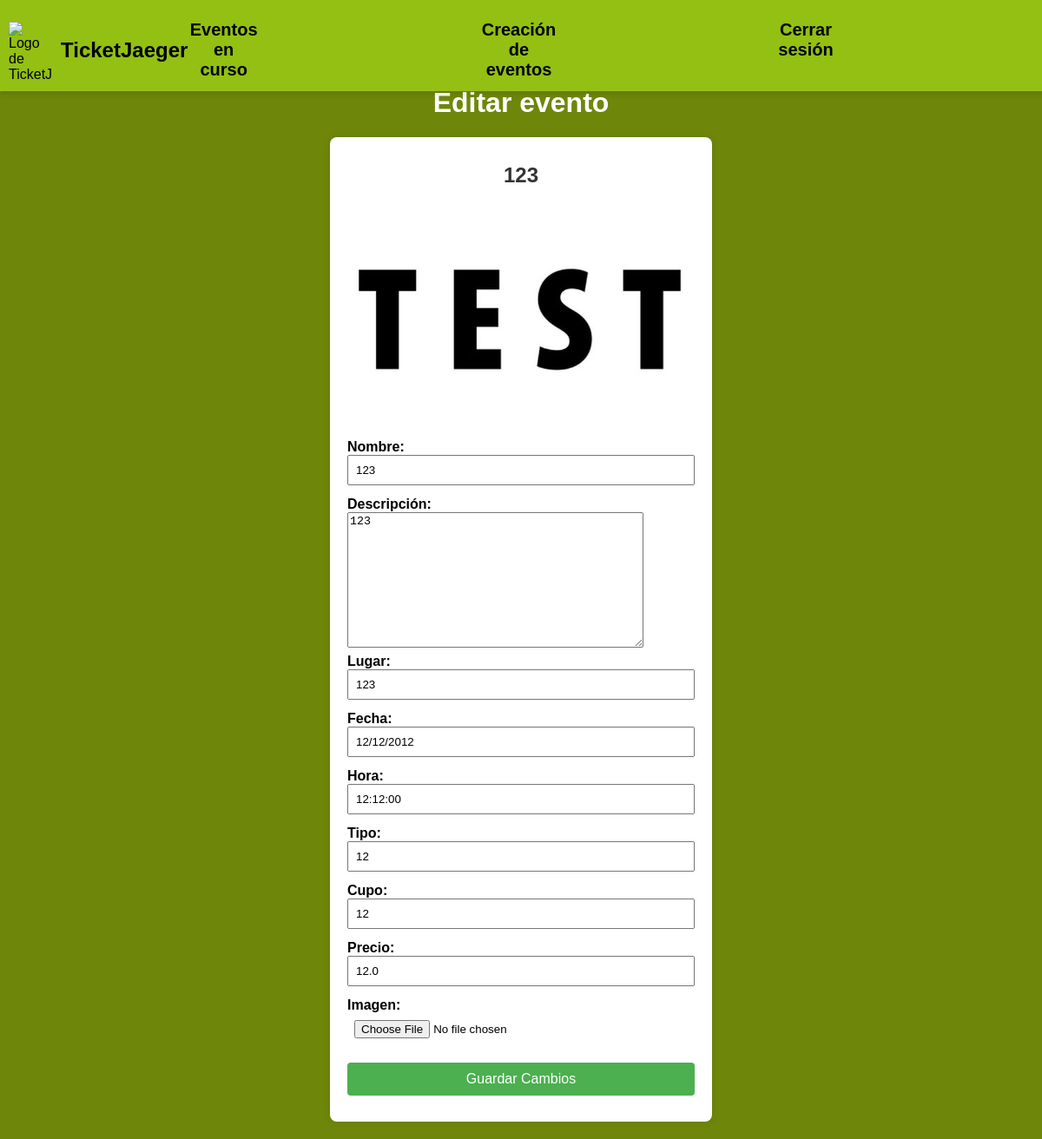
The app's page /organizador/eventos/editar/123-2/ (signed in) with its own data.
### TicketOn/models.py (models this page shows, shortened)
class Evento(models.Model):
    lugar=models.CharField(max_length=100,blank=True)
    hora=models.TimeField(blank=True)
    fecha=models.DateField()
    nombre=models.CharField(max_length=100)
    cupo=models.IntegerField()
    imagen=models.ImageField(upload_to="eventos",blank=True,null=True)
    descripcion=models.TextField(max_length=1000)
    tipo= models.CharField(max_length=20)
    organizador=models.ForeignKey(Organizador,on_delete=models.CASCADE)
    slug = AutoSlugField(populate_from='nombre', unique=True, always_update=True)
    precio=models.FloatField(null=True)

### TicketOn/views.py (the view)
# urls.py: path('organizador/eventos/editar/<slug:evento_slug>/', views.editar_evento, name='editar_evento'),
@Organizador_required
def editar_evento(request, evento_slug):
    evento = get_object_or_404(Evento, slug=evento_slug)
    if request.user != evento.organizador.usuario:
        return redirect("TicketOn:eventos_en_curso")
    if request.method == 'POST':
        evento_form = EventosForm(request.POST, request.FILES, instance=evento)
        if evento_form.is_valid():
            evento_form.save()
            return redirect("TicketOn:eventos_en_curso")
    else:
        evento_form = EventosForm(instance=evento)
    return render(request, 'Organizador/Editar_eventos.html', {'Evento_form': evento_form, 'evento': evento})

### TicketOn/forms.py
class EventosForm(ModelForm):
    class Meta:
        model = Evento
        fields = ['nombre', 'descripcion', 'lugar', 'fecha', 'hora', 'tipo', 'cupo', 'precio', 'imagen']
        widgets = {
            'imagen': forms.ClearableFileInput(),
        }
        imagen_actual = forms.ImageField(required=False, label='Imagen Actual', disabled=True)

### TicketOn/views.py (called while the page is built)
def Organizador_required(view_func):
    @wraps(view_func)
    def _wrapped_view(request, *args, **kwargs):
        if request.user.is_authenticated and Organizador.objects.filter(usuario=request.user).exists():
            return view_func(request, *args, **kwargs)
        else:
            return redirect("TicketOn:my_loginO")  # Redirige a la página de inicio de sesión si no es un organizador
    return _wrapped_view

### TicketOn/templates/Organizador/Editar_eventos.html (shortened to what this page needs)
{% extends 'Conex/Conex_organizador.html' %} {% block content %} {%load static%}
<link rel="stylesheet" href="{% static 'TicketOn/Organizador.css'%}" />
<div id="container">
  <h1>Editar evento</h1>
  <form method="POST" autocomplete="off" enctype="multipart/form-data">
    <h2>{{ evento.nombre }}</h2>
    <div>
      {% if evento.imagen %}
      <img src="{{ evento.imagen.url }}" alt="{{ evento.nombre }}" />
      {% endif %}
    </div>
    <label for="{{ Evento_form.nombre.id_for_label }}">Nombre:</label>
    {{ Evento_form.nombre }}
    <label for="{{ Evento_form.descripcion.id_for_label }}">Descripción:</label>
    {{ Evento_form.descripcion }}
    <label for="{{ Evento_form.lugar.id_for_label }}">Lugar:</label>
    {{ Evento_form.lugar }}
    <label for="{{ Evento_form.fecha.id_for_label }}">Fecha:</label>
    {{ Evento_form.fecha }}
    <label for="{{ Evento_form.hora.id_for_label }}">Hora:</label>
    {{ Evento_form.hora }}
    <label for="{{ Evento_form.tipo.id_for_label }}">Tipo:</label>
    {{ Evento_form.tipo }}
    <label for="{{ Evento_form.cupo.id_for_label }}">Cupo:</label>
    {{ Evento_form.cupo }}
    <label for="{{ Evento_form.precio.id_for_label }}">Precio:</label>
    {{ Evento_form.precio }}
    <label for="{{ Evento_form.imagen.id_for_label }}">Imagen:</label>
    <input
      type="file"
      name="imagen"
      id="imagen-input"
      accept="image/*"
      onchange="mostrarVistaPrevia(this)"
    />
    <input type="submit" value="Guardar Cambios" />
  </form>
</div>
{% endblock %}

### TicketOn/static/TicketOn/Organizador.css (style rules this page uses)
body { font-family: "Franklin Gothic Medium", "Arial Narrow", Arial, sans-serif; margin: 0; padding: 0; margin-top: 100px; background-color: #6e870a; }

### TicketOn/templates/Organizador/Editar_eventos.html (style rules this page uses)
#container { margin-top: 100px; text-align: center; }
form { background-color: #fff; margin-bottom: 20px; padding: 20px; border-radius: 8px; box-shadow: 0 0 10px rgba(0, 0, 0, 0.1); max-width: 400px; width: 100%; display: inline-block; text-align: left; }
h1 { color: #fff; }
h2 { margin-top: 10px; color: #333; justify-content: center; text-align: center; }
label { margin-top: 3px; width: 100%; font-weight: bold; display: block; }
input { width: 100%; padding: 8px; margin-bottom: 10px; box-sizing: border-box; }
input[type="submit"] { background-color: #4caf50; color: #fff; border: none; padding: 10px 15px; font-size: 16px; border-radius: 4px; cursor: pointer; margin-top: 10px; }
img { display: block; margin-top: 15px; width: 400px; height: auto; }

### records on screen
Evento: nombre "123", imagen (picture), descripcion "123", lugar "123", fecha "12/12/2012", hora "12:12:00", tipo "12", cupo "12", precio "12.0"
